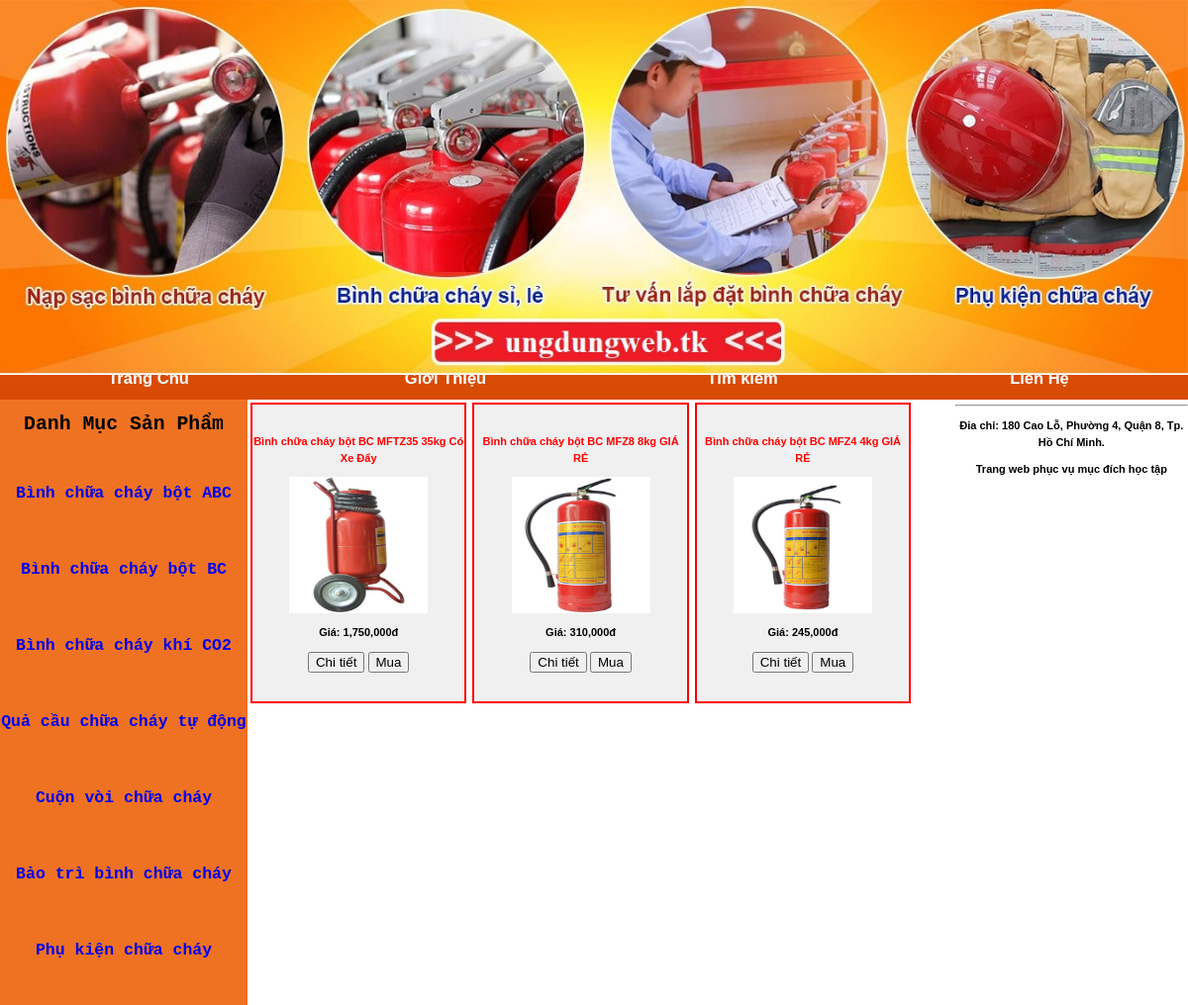
/sanpham.php?madanhmuc=BBC, run on the app's committed database.
### tables this page shows
CREATE TABLE `danhmucsp` (
  `madanhmuc` varchar(5) NOT NULL,
  `tendanhmuc` varchar(50) NOT NULL
);

CREATE TABLE `sanpham` (
  `ma_sp` varchar(15) NOT NULL,
  `ten_sp` varchar(200) NOT NULL,
  `mota` text NOT NULL,
  `gia` int(11) NOT NULL,
  `hinh` varchar(50) NOT NULL,
  `madanhmuc` varchar(5) NOT NULL
);

### sanpham.php (the view, shortened to what this page needs)
<!DOCTYPE html PUBLIC "-//W3C//DTD XHTML 1.0 Transitional//EN" "http://www.w3.org/TR/xhtml1/DTD/xhtml1-transitional.dtd">
<html xmlns="http://www.w3.org/1999/xhtml">
<head>
  <?php
  include ROOT."/include/head.php";
  ?>
  <?php
  $id = $_GET['madanhmuc'];
  $sql="select * from danhmucsp where madanhmuc='$id' ";
  $obj = new PDO("mysql:host=". HOST."; dbname=". DB , USER, PASS);
  $obj->query("set names 'utf8' ");
  $data = $obj->query($sql);
  $rows = $data->fetchAll();
    ?>
</head>
<body>
  <div>
    <div id="header">
      <?php
      include ROOT."/include/header.php";
      ?>
    </div>
    <div id="container">
      <div id="dmsp" >
        <?php
        include ROOT."/include/danhmuc.php";
        ?>
      </div>
      <div id="conten">
       <?php
       $id = $_GET['madanhmuc'];
       $sql="select * from sanpham where madanhmuc='$id' ";
       $obj = new PDO("mysql:host=". HOST."; dbname=". DB , USER, PASS);
       $obj->query("set names 'utf8' ");
       $data = $obj->query($sql);
       $rows = $data->fetchAll();
       foreach($rows as $r)
       {
        ?>
        <div class="sp">
          <p style="color: red; font-weight: bold; font-size: 100%"><?php echo $r['ten_sp'];?><br></p>
          <p ><img src="sanpham/<?php echo $r['madanhmuc']; ?>/<?php echo $r['hinh']; ?>" height="138px" width="140px" ></p>
          <p style="font-weight: bold;"  >Giá: <?php echo number_format($r['gia']).'đ';?></p>
          <p>
            <a href="chitietsp.php?ma_sp=<?php echo $r['ma_sp']?>"><input type="button" name="chitiet" value="Chi tiết"></a>
            <a href="updategiohang.php?ma_sp=<?php echo $r['ma_sp']?>"><input type="button" name="mua" value="Mua"></a>
          </p>
        </div>
        <?php
      }
      ?>
    </div>
  </div>
  <div id="footer">
    <?php
    include ROOT."/include/footer.php";
    ?>
  </div>
</body>
</html>

### include/danhmuc.php (shortened to what this page needs)
<pre
<?php
$sql="select * from danhmucsp";
$obj = new PDO("mysql:host=". HOST."; dbname=". DB , USER, PASS);
$obj->query("set names 'utf8' ");
$data = $obj->query($sql);
$rows = $data->fetchAll();
?>
<div id="divdm" style=" width: 100%;">
<p style="font-weight: bold;font-size: 180%;">Danh Mục Sản Phẩm</p>
  <?php
  foreach($rows as $r)
    {
  ?>
      <p style="font-weight: bold;font-size: 150%;"><a href="sanpham.php?madanhmuc=<?php echo $r['madanhmuc'];?>"><?php echo $r['tendanhmuc'];?></a>
        </p>
      <?php
    }
    ?>
</div>

### stype.css (style rules this page uses)
a { text-decoration: none; }
body { width: 100%; margin: 0; padding: 0; line-height: 1.5em; font-family: Verdana, Arial, san-serif; font-size: 11px; color: #000000; }
#header { margin: 0; padding: 0; font-family: Arial; min-width: 1000px; }
.sp { margin: 3px; float: left; width: 30%; min-width: 200px; height: 300px; background-color: #f0f0f0; border: 2px solid #ff0000; align-content: center; text-align: center; font-weight: bold; font-size: 100%; }
#container { margin: 0; width: 100%; background-color: #EDF2F4; }
#dmsp { float: left; margin: 0; padding: 0; text-align: center; background-color: #EF7223; width: 250px; font-size: 100%; }
#divdm { clear: all; margin: 0; padding: 0; font-size: 100%; line-height:1em; }
#conten { margin-left: 20%; float: left; margin: 0; padding: 0; max-width: 80%; align-content: center; }
#footer { clear: all; width: 100% font-size:100%; font-weight:bold; }

### data on the page
danhmucsp: tendanhmuc "Bình chữa cháy bột ABC"
danhmucsp: tendanhmuc "Bình chữa cháy bột BC"
danhmucsp: tendanhmuc "Bình chữa cháy khí CO2"
danhmucsp: tendanhmuc "Quả cầu chữa cháy tự động"
danhmucsp: tendanhmuc "Cuộn vòi chữa cháy"
danhmucsp: tendanhmuc "Bảo trì bình chữa cháy"
danhmucsp: tendanhmuc "Phụ kiện chữa cháy"
sanpham: ten_sp "Bình chữa cháy bột BC MFTZ35 35kg Có Xe Đẩy", hinh (picture), gia "1,750,000"
sanpham: ten_sp "Bình chữa cháy bột BC MFZ8 8kg GIÁ RẺ", hinh (picture), gia "310,000"
sanpham: ten_sp "Bình chữa cháy bột BC MFZ4 4kg GIÁ RẺ", hinh (picture), gia "245,000"
